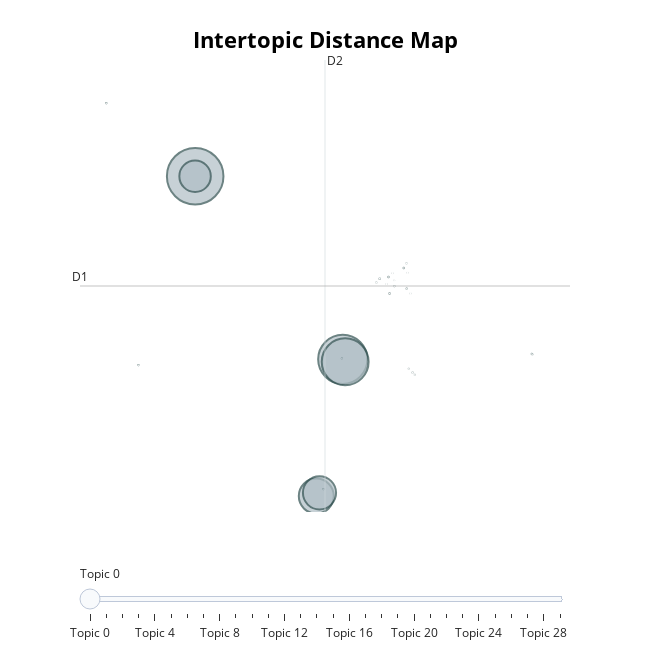

Notebook source saved alongside this figure:
### Code cell
topic_model.visualize_topics()

### Figure 1 — Plotly figure (JSON) as saved in the notebook; plotly's stock layout.template omitted (floating-point values rounded to 4 significant figures)
{"data": [{"customdata": [[0, "earnings | earnings share | cash flow | operating income | revenues", 664136], [1, "customers | sales | marketing | market | markets", 503235], [2, "revenue growth | revenues | revenue | sales | net sales", 456167], [3, "good morning thank | good morning | morning thank | thank | thanks", 254024], [4, "forward looking statements | forward looking | future | risks uncertainties | looking statements", 228266], [5, "operating expenses | expenses | expense | expenditures | amp expenses", 205540], [6, "systems film devices | film devices | sensors | substrate systems film | sensor", 32], [7, "aat deficiency | reduction circulating aat | mutant aat protein | aat protein | circulating aat", 30], [8, "beta levels cerebrospinal | lower amyloid beta | cerebrospinal fluid 80 | current therapies | ability lower amyloid", 28], [9, "precision cancer | pancreatic cancer | precision cancer monitoring | cancer demonstrating | lung cancer", 28], [10, "fadraciclib monotherapy | months fadraciclib monotherapy | amplified ovarian cancer | patient cyclin | cyclin amplified ovarian", 21], [11, "medications modulate cortisol | effects excess cortisol | relacorilant does cause | korlym relacorilant does | excessive cortisol", 19], [12, "parkinson disease | prevalent parkinson disease | parkinson | parkinson disease rating | manifestations parkinson disease", 14], [13, "osteoporotic fractures | osteoporosis fracture studies | osteoporosis fracture | osteoporosis related | osteoporosis", 13], [14, "thyroid receptor agonist | thyroid beta receptor | thyroid receptor | disease activation thyroid | thyroid beta", 12], [15, "hypoparathyroidism | cause hypoparathyroidism | standard care hypoparathyroidism | surgery cause hypoparathyroidism | include hypercalciuria hyperphosphatemia", 11], [16, "thyroid cancer | esophageal cancer barregen | thyroid nodule | cancer barregen helps | launched thyramir microrna", 10], [17, "cooling degree days | year terms cooling | quarter 2018 hottest | temperatures quarter | michigan 14 colder", 10], [18, "majestene controls roundworms | crop yields majestene | controls roundworms nematodes | control nematodes | nematodes feed roots", 9], [19, "drilling locations | located wolfcamp wolfcamp | extends andrews county | drilled south acreage | drilling", 9], [20, "mutations consistent cystinosis | cystinosis broad screening | cystinosis 18 patients | mutation cystinosis | cystinosis patients referred", 8], [21, "nonsense mutations cf | nonsense mutation cf | nonsense mutations | therapy translarna potential | mutations cf", 8], [22, "itp platelet counts | itp platelet | platelets itp | patients chronic itp | platelet count", 8], [23, "iga nephropathy patients | nephropathy patients steroids | nephropathy patients expect | nephropathy patients highly | effects iga nephropathy", 7], [24, "celiac | gluten free diet | elevated levels phenylalanine | hdac inhibitors better | library hdac inhibitors", 7], [25, "day doses veru | oral veru 111 | veru 111 determined | diarrhea observed doses | veru 111", 6], [26, "taser used risk | taser department justice | taser weapons | taser used | taser weapons rely", 6], [27, "muscular dystrophy | nf kb inhibition | kb inhibition edasalonexent | dystrophy duchenne recently | dystrophin drive disease", 6], [28, "drugs prevention shingles | develop shingles fda | patients develop shingles | higher dose fv | dose fv 100", 6], [29, "intrahepatic tumor reduction | fact intrahepatic tumor | investigators noted dosage | noted hematological toxicity | hematological toxicity observed", 5]], "hovertemplate": "<b>Topic %{customdata[0]}</b><br>%{customdata[1]}<br>Size: %{customdata[2]}", "legendgroup": "", "marker": {"color": "#B0BEC5", "line": {"color": "DarkSlateGrey", "width": 2}, "size": [664136, 503235, 456167, 254024, 228266, 205540, 32, 30, 28, 28, 21, 19, 14, 13, 12, 11, 10, 10, 9, 9, 8, 8, 8, 7, 7, 6, 6, 6, 6, 5], "sizemode": "area", "sizeref": 415.1, "symbol": "circle"}, "mode": "markers", "name": "", "orientation": "v", "showlegend": false, "type": "scatter", "x": [-5.149, 3.744, 3.888, 2.147, 2.341, -5.155, 6.497, 6.563, 7.419, 5.968, 7.595, 7.954, 6.852, 15.16, 15.13, -10.51, -8.572, 2.566, 5.767, 6.389, 7.723, -8.571, -10.5, 7.811, 6.741, 3.691, 7.581, 8.089, 7.642, 6.836], "xaxis": "x", "y": [12.8, 1.839, 1.694, -6.348, -6.154, 12.8, 6.773, 5.782, 7.311, 6.672, 6.065, 1.042, 6.219, 2.137, 2.166, 17.18, 1.495, -5.928, 6.432, 6.352, 1.272, 1.495, 17.18, 5.783, 6.993, 1.893, 7.583, 0.9062, 7.024, 6.573], "yaxis": "y"}], "layout": {"annotations": [{"showarrow": false, "text": "D1", "x": -12.09, "y": 6.231, "yshift": 10}, {"showarrow": false, "text": "D2", "x": 2.673, "xshift": 10, "y": 19.76}], "height": 650, "hoverlabel": {"bgcolor": "white", "font": {"family": "Rockwell", "size": 16}}, "legend": {"itemsizing": "constant", "tracegroupgap": 0}, "margin": {"t": 60}, "shapes": [{"line": {"color": "#CFD8DC", "width": 2}, "type": "line", "x0": 2.673, "x1": 2.673, "y0": -7.3, "y1": 19.76}, {"line": {"color": "#9E9E9E", "width": 2}, "type": "line", "x0": -12.09, "x1": 17.43, "y0": 6.231, "y1": 6.231}], "sliders": [{"active": 0, "pad": {"t": 50}, "steps": [{"args": [{"marker.color": [["red", "#B0BEC5", "#B0BEC5", "#B0BEC5", "#B0BEC5", "#B0BEC5", "#B0BEC5", "#B0BEC5", "#B0BEC5", "#B0BEC5", "#B0BEC5", "#B0BEC5", "#B0BEC5", "#B0BEC5", "#B0BEC5", "#B0BEC5", "#B0BEC5", "#B0BEC5", "#B0BEC5", "#B0BEC5", "#B0BEC5", "#B0BEC5", "#B0BEC5", "#B0BEC5", "#B0BEC5", "#B0BEC5", "#B0BEC5", "#B0BEC5", "#B0BEC5", "#B0BEC5"]]}], "label": "Topic 0", "method": "update"}, {"args": [{"marker.color": [["#B0BEC5", "red", "#B0BEC5", "#B0BEC5", "#B0BEC5", "#B0BEC5", "#B0BEC5", "#B0BEC5", "#B0BEC5", "#B0BEC5", "#B0BEC5", "#B0BEC5", "#B0BEC5", "#B0BEC5", "#B0BEC5", "#B0BEC5", "#B0BEC5", "#B0BEC5", "#B0BEC5", "#B0BEC5", "#B0BEC5", "#B0BEC5", "#B0BEC5", "#B0BEC5", "#B0BEC5", "#B0BEC5", "#B0BEC5", "#B0BEC5", "#B0BEC5", "#B0BEC5"]]}], "label": "Topic 1", "method": "update"}, {"args": [{"marker.color": [["#B0BEC5", "#B0BEC5", "red", "#B0BEC5", "#B0BEC5", "#B0BEC5", "#B0BEC5", "#B0BEC5", "#B0BEC5", "#B0BEC5", "#B0BEC5", "#B0BEC5", "#B0BEC5", "#B0BEC5", "#B0BEC5", "#B0BEC5", "#B0BEC5", "#B0BEC5", "#B0BEC5", "#B0BEC5", "#B0BEC5", "#B0BEC5", "#B0BEC5", "#B0BEC5", "#B0BEC5", "#B0BEC5", "#B0BEC5", "#B0BEC5", "#B0BEC5", "#B0BEC5"]]}], "label": "Topic 2", "method": "update"}, {"args": [{"marker.color": [["#B0BEC5", "#B0BEC5", "#B0BEC5", "red", "#B0BEC5", "#B0BEC5", "#B0BEC5", "#B0BEC5", "#B0BEC5", "#B0BEC5", "#B0BEC5", "#B0BEC5", "#B0BEC5", "#B0BEC5", "#B0BEC5", "#B0BEC5", "#B0BEC5", "#B0BEC5", "#B0BEC5", "#B0BEC5", "#B0BEC5", "#B0BEC5", "#B0BEC5", "#B0BEC5", "#B0BEC5", "#B0BEC5", "#B0BEC5", "#B0BEC5", "#B0BEC5", "#B0BEC5"]]}], "label": "Topic 3", "method": "update"}, {"args": [{"marker.color": [["#B0BEC5", "#B0BEC5", "#B0BEC5", "#B0BEC5", "red", "#B0BEC5", "#B0BEC5", "#B0BEC5", "#B0BEC5", "#B0BEC5", "#B0BEC5", "#B0BEC5", "#B0BEC5", "#B0BEC5", "#B0BEC5", "#B0BEC5", "#B0BEC5", "#B0BEC5", "#B0BEC5", "#B0BEC5", "#B0BEC5", "#B0BEC5", "#B0BEC5", "#B0BEC5", "#B0BEC5", "#B0BEC5", "#B0BEC5", "#B0BEC5", "#B0BEC5", "#B0BEC5"]]}], "label": "Topic 4", "method": "update"}, {"args": [{"marker.color": [["#B0BEC5", "#B0BEC5", "#B0BEC5", "#B0BEC5", "#B0BEC5", "red", "#B0BEC5", "#B0BEC5", "#B0BEC5", "#B0BEC5", "#B0BEC5", "#B0BEC5", "#B0BEC5", "#B0BEC5", "#B0BEC5", "#B0BEC5", "#B0BEC5", "#B0BEC5", "#B0BEC5", "#B0BEC5", "#B0BEC5", "#B0BEC5", "#B0BEC5", "#B0BEC5", "#B0BEC5", "#B0BEC5", "#B0BEC5", "#B0BEC5", "#B0BEC5", "#B0BEC5"]]}], "label": "Topic 5", "method": "update"}, {"args": [{"marker.color": [["#B0BEC5", "#B0BEC5", "#B0BEC5", "#B0BEC5", "#B0BEC5", "#B0BEC5", "red", "#B0BEC5", "#B0BEC5", "#B0BEC5", "#B0BEC5", "#B0BEC5", "#B0BEC5", "#B0BEC5", "#B0BEC5", "#B0BEC5", "#B0BEC5", "#B0BEC5", "#B0BEC5", "#B0BEC5", "#B0BEC5", "#B0BEC5", "#B0BEC5", "#B0BEC5", "#B0BEC5", "#B0BEC5", "#B0BEC5", "#B0BEC5", "#B0BEC5", "#B0BEC5"]]}], "label": "Topic 6", "method": "update"}, {"args": [{"marker.color": [["#B0BEC5", "#B0BEC5", "#B0BEC5", "#B0BEC5", "#B0BEC5", "#B0BEC5", "#B0BEC5", "red", "#B0BEC5", "#B0BEC5", "#B0BEC5", "#B0BEC5", "#B0BEC5", "#B0BEC5", "#B0BEC5", "#B0BEC5", "#B0BEC5", "#B0BEC5", "#B0BEC5", "#B0BEC5", "#B0BEC5", "#B0BEC5", "#B0BEC5", "#B0BEC5", "#B0BEC5", "#B0BEC5", "#B0BEC5", "#B0BEC5", "#B0BEC5", "#B0BEC5"]]}], "label": "Topic 7", "method": "update"}, {"args": [{"marker.color": [["#B0BEC5", "#B0BEC5", "#B0BEC5", "#B0BEC5", "#B0BEC5", "#B0BEC5", "#B0BEC5", "#B0BEC5", "red", "#B0BEC5", "#B0BEC5", "#B0BEC5", "#B0BEC5", "#B0BEC5", "#B0BEC5", "#B0BEC5", "#B0BEC5", "#B0BEC5", "#B0BEC5", "#B0BEC5", "#B0BEC5", "#B0BEC5", "#B0BEC5", "#B0BEC5", "#B0BEC5", "#B0BEC5", "#B0BEC5", "#B0BEC5", "#B0BEC5", "#B0BEC5"]]}], "label": "Topic 8", "method": "update"}, {"args": [{"marker.color": [["#B0BEC5", "#B0BEC5", "#B0BEC5", "#B0BEC5", "#B0BEC5", "#B0BEC5", "#B0BEC5", "#B0BEC5", "#B0BEC5", "red", "#B0BEC5", "#B0BEC5", "#B0BEC5", "#B0BEC5", "#B0BEC5", "#B0BEC5", "#B0BEC5", "#B0BEC5", "#B0BEC5", "#B0BEC5", "#B0BEC5", "#B0BEC5", "#B0BEC5", "#B0BEC5", "#B0BEC5", "#B0BEC5", "#B0BEC5", "#B0BEC5", "#B0BEC5", "#B0BEC5"]]}], "label": "Topic 9", "method": "update"}, {"args": [{"marker.color": [["#B0BEC5", "#B0BEC5", "#B0BEC5", "#B0BEC5", "#B0BEC5", "#B0BEC5", "#B0BEC5", "#B0BEC5", "#B0BEC5", "#B0BEC5", "red", "#B0BEC5", "#B0BEC5", "#B0BEC5", "#B0BEC5", "#B0BEC5", "#B0BEC5", "#B0BEC5", "#B0BEC5", "#B0BEC5", "#B0BEC5", "#B0BEC5", "#B0BEC5", "#B0BEC5", "#B0BEC5", "#B0BEC5", "#B0BEC5", "#B0BEC5", "#B0BEC5", "#B0BEC5"]]}], "label": "Topic 10", "method": "update"}, {"args": [{"marker.color": [["#B0BEC5", "#B0BEC5", "#B0BEC5", "#B0BEC5", "#B0BEC5", "#B0BEC5", "#B0BEC5", "#B0BEC5", "#B0BEC5", "#B0BEC5", "#B0BEC5", "red", "#B0BEC5", "#B0BEC5", "#B0BEC5", "#B0BEC5", "#B0BEC5", "#B0BEC5", "#B0BEC5", "#B0BEC5", "#B0BEC5", "#B0BEC5", "#B0BEC5", "#B0BEC5", "#B0BEC5", "#B0BEC5", "#B0BEC5", "#B0BEC5", "#B0BEC5", "#B0BEC5"]]}], "label": "Topic 11", "method": "update"}, {"args": [{"marker.color": [["#B0BEC5", "#B0BEC5", "#B0BEC5", "#B0BEC5", "#B0BEC5", "#B0BEC5", "#B0BEC5", "#B0BEC5", "#B0BEC5", "#B0BEC5", "#B0BEC5", "#B0BEC5", "red", "#B0BEC5", "#B0BEC5", "#B0BEC5", "#B0BEC5", "#B0BEC5", "#B0BEC5", "#B0BEC5", "#B0BEC5", "#B0BEC5", "#B0BEC5", "#B0BEC5", "#B0BEC5", "#B0BEC5", "#B0BEC5", "#B0BEC5", "#B0BEC5", "#B0BEC5"]]}], "label": "Topic 12", "method": "update"}, {"args": [{"marker.color": [["#B0BEC5", "#B0BEC5", "#B0BEC5", "#B0BEC5", "#B0BEC5", "#B0BEC5", "#B0BEC5", "#B0BEC5", "#B0BEC5", "#B0BEC5", "#B0BEC5", "#B0BEC5", "#B0BEC5", "red", "#B0BEC5", "#B0BEC5", "#B0BEC5", "#B0BEC5", "#B0BEC5", "#B0BEC5", "#B0BEC5", "#B0BEC5", "#B0BEC5", "#B0BEC5", "#B0BEC5", "#B0BEC5", "#B0BEC5", "#B0BEC5", "#B0BEC5", "#B0BEC5"]]}], "label": "Topic 13", "method": "update"}, {"args": [{"marker.color": [["#B0BEC5", "#B0BEC5", "#B0BEC5", "#B0BEC5", "#B0BEC5", "#B0BEC5", "#B0BEC5", "#B0BEC5", "#B0BEC5", "#B0BEC5", "#B0BEC5", "#B0BEC5", "#B0BEC5", "#B0BEC5", "red", "#B0BEC5", "#B0BEC5", "#B0BEC5", "#B0BEC5", "#B0BEC5", "#B0BEC5", "#B0BEC5", "#B0BEC5", "#B0BEC5", "#B0BEC5", "#B0BEC5", "#B0BEC5", "#B0BEC5", "#B0BEC5", "#B0BEC5"]]}], "label": "Topic 14", "method": "update"}, {"args": [{"marker.color": [["#B0BEC5", "#B0BEC5", "#B0BEC5", "#B0BEC5", "#B0BEC5", "#B0BEC5", "#B0BEC5", "#B0BEC5", "#B0BEC5", "#B0BEC5", "#B0BEC5", "#B0BEC5", "#B0BEC5", "#B0BEC5", "#B0BEC5", "red", "#B0BEC5", "#B0BEC5", "#B0BEC5", "#B0BEC5", "#B0BEC5", "#B0BEC5", "#B0BEC5", "#B0BEC5", "#B0BEC5", "#B0BEC5", "#B0BEC5", "#B0BEC5", "#B0BEC5", "#B0BEC5"]]}], "label": "Topic 15", "method": "update"}, {"args": [{"marker.color": [["#B0BEC5", "#B0BEC5", "#B0BEC5", "#B0BEC5", "#B0BEC5", "#B0BEC5", "#B0BEC5", "#B0BEC5", "#B0BEC5", "#B0BEC5", "#B0BEC5", "#B0BEC5", "#B0BEC5", "#B0BEC5", "#B0BEC5", "#B0BEC5", "red", "#B0BEC5", "#B0BEC5", "#B0BEC5", "#B0BEC5", "#B0BEC5", "#B0BEC5", "#B0BEC5", "#B0BEC5", "#B0BEC5", "#B0BEC5", "#B0BEC5", "#B0BEC5", "#B0BEC5"]]}], "label": "Topic 16", "method": "update"}, {"args": [{"marker.color": [["#B0BEC5", "#B0BEC5", "#B0BEC5", "#B0BEC5", "#B0BEC5", "#B0BEC5", "#B0BEC5", "#B0BEC5", "#B0BEC5", "#B0BEC5", "#B0BEC5", "#B0BEC5", "#B0BEC5", "#B0BEC5", "#B0BEC5", "#B0BEC5", "#B0BEC5", "red", "#B0BEC5", "#B0BEC5", "#B0BEC5", "#B0BEC5", "#B0BEC5", "#B0BEC5", "#B0BEC5", "#B0BEC5", "#B0BEC5", "#B0BEC5", "#B0BEC5", "#B0BEC5"]]}], "label": "Topic 17", "method": "update"}, {"args": [{"marker.color": [["#B0BEC5", "#B0BEC5", "#B0BEC5", "#B0BEC5", "#B0BEC5", "#B0BEC5", "#B0BEC5", "#B0BEC5", "#B0BEC5", "#B0BEC5", "#B0BEC5", "#B0BEC5", "#B0BEC5", "#B0BEC5", "#B0BEC5", "#B0BEC5", "#B0BEC5", "#B0BEC5", "red", "#B0BEC5", "#B0BEC5", "#B0BEC5", "#B0BEC5", "#B0BEC5", "#B0BEC5", "#B0BEC5", "#B0BEC5", "#B0BEC5", "#B0BEC5", "#B0BEC5"]]}], "label": "Topic 18", "method": "update"}, {"args": [{"marker.color": [["#B0BEC5", "#B0BEC5", "#B0BEC5", "#B0BEC5", "#B0BEC5", "#B0BEC5", "#B0BEC5", "#B0BEC5", "#B0BEC5", "#B0BEC5", "#B0BEC5", "#B0BEC5", "#B0BEC5", "#B0BEC5", "#B0BEC5", "#B0BEC5", "#B0BEC5", "#B0BEC5", "#B0BEC5", "red", "#B0BEC5", "#B0BEC5", "#B0BEC5", "#B0BEC5", "#B0BEC5", "#B0BEC5", "#B0BEC5", "#B0BEC5", "#B0BEC5", "#B0BEC5"]]}], "label": "Topic 19", "method": "update"}, {"args": [{"marker.color": [["#B0BEC5", "#B0BEC5", "#B0BEC5", "#B0BEC5", "#B0BEC5", "#B0BEC5", "#B0BEC5", "#B0BEC5", "#B0BEC5", "#B0BEC5", "#B0BEC5", "#B0BEC5", "#B0BEC5", "#B0BEC5", "#B0BEC5", "#B0BEC5", "#B0BEC5", "#B0BEC5", "#B0BEC5", "#B0BEC5", "red", "#B0BEC5", "#B0BEC5", "#B0BEC5", "#B0BEC5", "#B0BEC5", "#B0BEC5", "#B0BEC5", "#B0BEC5", "#B0BEC5"]]}], "label": "Topic 20", "method": "update"}, {"args": [{"marker.color": [["#B0BEC5", "#B0BEC5", "#B0BEC5", "#B0BEC5", "#B0BEC5", "#B0BEC5", "#B0BEC5", "#B0BEC5", "#B0BEC5", "#B0BEC5", "#B0BEC5", "#B0BEC5", "#B0BEC5", "#B0BEC5", "#B0BEC5", "#B0BEC5", "#B0BEC5", "#B0BEC5", "#B0BEC5", "#B0BEC5", "#B0BEC5", "red", "#B0BEC5", "#B0BEC5", "#B0BEC5", "#B0BEC5", "#B0BEC5", "#B0BEC5", "#B0BEC5", "#B0BEC5"]]}], "label": "Topic 21", "method": "update"}, {"args": [{"marker.color": [["#B0BEC5", "#B0BEC5", "#B0BEC5", "#B0BEC5", "#B0BEC5", "#B0BEC5", "#B0BEC5", "#B0BEC5", "#B0BEC5", "#B0BEC5", "#B0BEC5", "#B0BEC5", "#B0BEC5", "#B0BEC5", "#B0BEC5", "#B0BEC5", "#B0BEC5", "#B0BEC5", "#B0BEC5", "#B0BEC5", "#B0BEC5", "#B0BEC5", "red", "#B0BEC5", "#B0BEC5", "#B0BEC5", "#B0BEC5", "#B0BEC5", "#B0BEC5", "#B0BEC5"]]}], "label": "Topic 22", "method": "update"}, {"args": [{"marker.color": [["#B0BEC5", "#B0BEC5", "#B0BEC5", "#B0BEC5", "#B0BEC5", "#B0BEC5", "#B0BEC5", "#B0BEC5", "#B0BEC5", "#B0BEC5", "#B0BEC5", "#B0BEC5", "#B0BEC5", "#B0BEC5", "#B0BEC5", "#B0BEC5", "#B0BEC5", "#B0BEC5", "#B0BEC5", "#B0BEC5", "#B0BEC5", "#B0BEC5", "#B0BEC5", "red", "#B0BEC5", "#B0BEC5", "#B0BEC5", "#B0BEC5", "#B0BEC5", "#B0BEC5"]]}], "label": "Topic 23", "method": "update"}, {"args": [{"marker.color": [["#B0BEC5", "#B0BEC5", "#B0BEC5", "#B0BEC5", "#B0BEC5", "#B0BEC5", "#B0BEC5", "#B0BEC5", "#B0BEC5", "#B0BEC5", "#B0BEC5", "#B0BEC5", "#B0BEC5", "#B0BEC5", "#B0BEC5", "#B0BEC5", "#B0BEC5", "#B0BEC5", "#B0BEC5", "#B0BEC5", "#B0BEC5", "#B0BEC5", "#B0BEC5", "#B0BEC5", "red", "#B0BEC5", "#B0BEC5", "#B0BEC5", "#B0BEC5", "#B0BEC5"]]}], "label": "Topic 24", "method": "update"}, {"args": [{"marker.color": [["#B0BEC5", "#B0BEC5", "#B0BEC5", "#B0BEC5", "#B0BEC5", "#B0BEC5", "#B0BEC5", "#B0BEC5", "#B0BEC5", "#B0BEC5", "#B0BEC5", "#B0BEC5", "#B0BEC5", "#B0BEC5", "#B0BEC5", "#B0BEC5", "#B0BEC5", "#B0BEC5", "#B0BEC5", "#B0BEC5", "#B0BEC5", "#B0BEC5", "#B0BEC5", "#B0BEC5", "#B0BEC5", "red", "#B0BEC5", "#B0BEC5", "#B0BEC5", "#B0BEC5"]]}], "label": "Topic 25", "method": "update"}, {"args": [{"marker.color": [["#B0BEC5", "#B0BEC5", "#B0BEC5", "#B0BEC5", "#B0BEC5", "#B0BEC5", "#B0BEC5", "#B0BEC5", "#B0BEC5", "#B0BEC5", "#B0BEC5", "#B0BEC5", "#B0BEC5", "#B0BEC5", "#B0BEC5", "#B0BEC5", "#B0BEC5", "#B0BEC5", "#B0BEC5", "#B0BEC5", "#B0BEC5", "#B0BEC5", "#B0BEC5", "#B0BEC5", "#B0BEC5", "#B0BEC5", "red", "#B0BEC5", "#B0BEC5", "#B0BEC5"]]}], "label": "Topic 26", "method": "update"}, {"args": [{"marker.color": [["#B0BEC5", "#B0BEC5", "#B0BEC5", "#B0BEC5", "#B0BEC5", "#B0BEC5", "#B0BEC5", "#B0BEC5", "#B0BEC5", "#B0BEC5", "#B0BEC5", "#B0BEC5", "#B0BEC5", "#B0BEC5", "#B0BEC5", "#B0BEC5", "#B0BEC5", "#B0BEC5", "#B0BEC5", "#B0BEC5", "#B0BEC5", "#B0BEC5", "#B0BEC5", "#B0BEC5", "#B0BEC5", "#B0BEC5", "#B0BEC5", "red", "#B0BEC5", "#B0BEC5"]]}], "label": "Topic 27", "method": "update"}, {"args": [{"marker.color": [["#B0BEC5", "#B0BEC5", "#B0BEC5", "#B0BEC5", "#B0BEC5", "#B0BEC5", "#B0BEC5", "#B0BEC5", "#B0BEC5", "#B0BEC5", "#B0BEC5", "#B0BEC5", "#B0BEC5", "#B0BEC5", "#B0BEC5", "#B0BEC5", "#B0BEC5", "#B0BEC5", "#B0BEC5", "#B0BEC5", "#B0BEC5", "#B0BEC5", "#B0BEC5", "#B0BEC5", "#B0BEC5", "#B0BEC5", "#B0BEC5", "#B0BEC5", "red", "#B0BEC5"]]}], "label": "Topic 28", "method": "update"}, {"args": [{"marker.color": [["#B0BEC5", "#B0BEC5", "#B0BEC5", "#B0BEC5", "#B0BEC5", "#B0BEC5", "#B0BEC5", "#B0BEC5", "#B0BEC5", "#B0BEC5", "#B0BEC5", "#B0BEC5", "#B0BEC5", "#B0BEC5", "#B0BEC5", "#B0BEC5", "#B0BEC5", "#B0BEC5", "#B0BEC5", "#B0BEC5", "#B0BEC5", "#B0BEC5", "#B0BEC5", "#B0BEC5", "#B0BEC5", "#B0BEC5", "#B0BEC5", "#B0BEC5", "#B0BEC5", "red"]]}], "label": "Topic 29", "method": "update"}]}], "title": {"font": {"color": "Black", "size": 22}, "text": "<b>Intertopic Distance Map</b>", "x": 0.5, "xanchor": "center", "y": 0.95, "yanchor": "top"}, "width": 650, "xaxis": {"anchor": "y", "domain": [0, 1], "range": [-12.09, 17.43], "title": {"text": ""}, "visible": false}, "yaxis": {"anchor": "x", "domain": [0, 1], "range": [-7.3, 19.76], "title": {"text": ""}, "visible": false}}}
